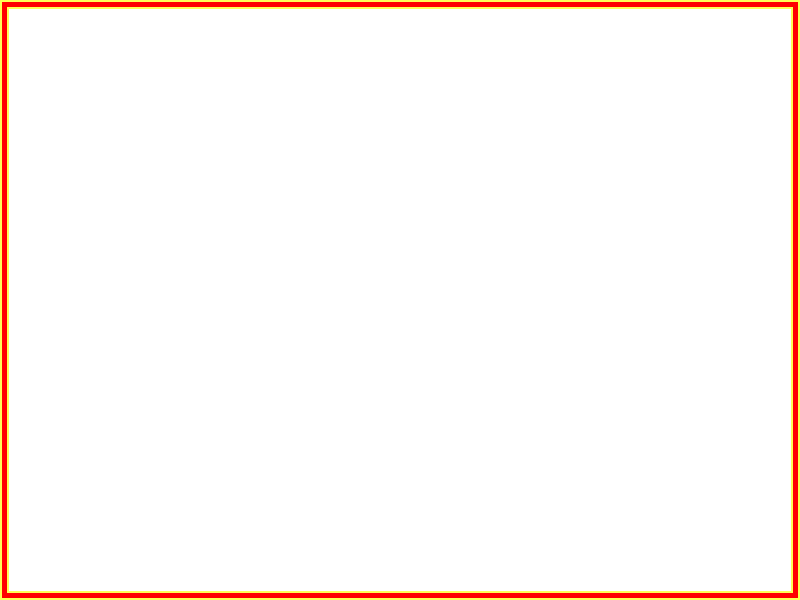
<?xml version="1.0" encoding="UTF-8"?>
<ui version="4.0">
 <class>StatusDialog</class>
 <widget class="QDialog" name="StatusDialog">
  <property name="windowTitle">
   <string>Status</string>
  </property>
  <property name="minimumSize">
   <size>
    <width>800</width>
    <height>600</height>
   </size>
  </property>
  <property name="maximumSize">
   <size>
    <width>800</width>
    <height>600</height>
   </size>
  </property>
  <layout class="QVBoxLayout" name="verticalLayout">
   <property name="leftMargin">
    <number>0</number>
   </property>
   <property name="topMargin">
    <number>0</number>
   </property>
   <property name="rightMargin">
    <number>0</number>
   </property>
   <property name="bottomMargin">
    <number>0</number>
   </property>
   <item>
    <widget class="QFrame" name="frame">
     <property name="styleSheet">
      <string notr="true">background-color: #ff0000; border: 2px solid #ffff55;</string>
     </property>
     <layout class="QVBoxLayout" name="frameLayout">
      <property name="leftMargin">
       <number>5</number>
      </property>
      <property name="topMargin">
       <number>5</number>
      </property>
      <property name="rightMargin">
       <number>5</number>
      </property>
      <property name="bottomMargin">
       <number>5</number>
      </property>
      <item>
       <widget class="QLabel" name="label">
        <property name="alignment">
         <set>Qt::AlignLeft</set>
        </property>
        <property name="wordWrap">
         <bool>true</bool>
        </property>
        <property name="styleSheet">
         <string notr="true">font: 24px Helvetica; color: #000000; background-color: #FFFFFF;</string>
        </property>
       </widget>
      </item>
     </layout>
    </widget>
   </item>
  </layout>
 </widget>
 <resources/>
 <connections/>
</ui>
